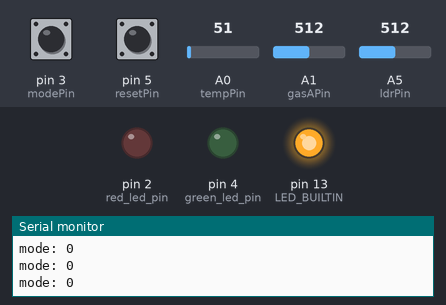
The sketch below on a simulated Arduino Uno, built with avr-gcc and run on an emulated ATmega328P. On the bench: output pins drawn as LEDs (lit = HIGH), the last lines printed to the serial monitor. Inputs (shaded band) come from the test bench; at power-on: pin 3 (modePin) LOW, pin 5 (resetPin) LOW, A0 (tempPin) = 51, A1 (gasAPin) = 512, A5 (ldrPin) = 512.

Above: at 4.8 s.
4.9 s: pin 3 (modePin) pulled HIGH for 2.35 s
At 7.7 s:
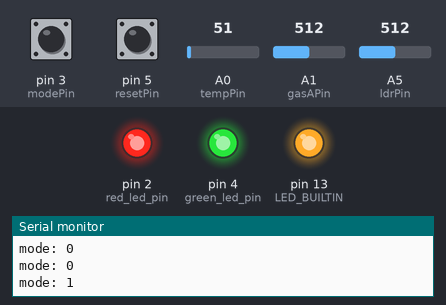
8.7 s: pin 3 (modePin) pulled HIGH for 2.35 s
Timing chart, 0 to 11.7 s (numbered marks = the images above; inputs shaded):
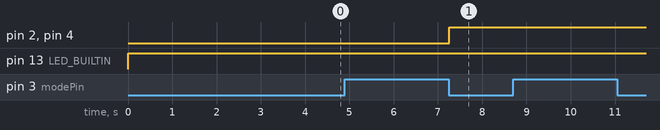

Measured:
- after the input at 4.9 s, pin 2 (red_led_pin), pin 4 (green_led_pin): LOW → HIGH after 2.4 s

The sketch:

delete_me2.ino
```cpp
int  red_led_pin  =2;
int green_led_pin  =4;
int tempPin =A0 ;
int gasAPin =A1;
int echo =6;
int trigger =7;
int ldrPin  =A5;
int modePin  =3;
int resetPin  =5;
int mode =0;
float temp = 0.0;
float smoke = 0.0;
float distance =0.0;

void setup() {
  pinMode(red_led_pin, OUTPUT);
  pinMode(green_led_pin, OUTPUT);
  pinMode(trigger, OUTPUT);
  pinMode(echo, INPUT);
  pinMode(LED_BUILTIN, OUTPUT);
  pinMode(modePin,INPUT);
  pinMode(tempPin, INPUT);


  Serial.begin(9600);
}

void loop() {


  while (mode_button() == 1 )
  {
    mode +=1;
    if (mode == 4)
    {
      mode = 0;
    }
  }

  Serial.print("mode: ");Serial.println(mode);


    if (mode == 1)
    {
      digitalWrite(green_led_pin,HIGH);
      if ((temperture() >= 50 && digitalRead(resetPin)!= 1) || (digitalRead(resetPin)!= 1 && gasLevel() > 500))
      {
        // turn the buzzer on
        digitalWrite(red_led_pin,HIGH);
        delay(500);

      }

      Serial.print("temperture  ");
      Serial.print(temperture());
      Serial.println(" C");
      Serial.print("smoke  ");
      Serial.println(gasLevel());
      delay(1000);

    }
    else if (mode == 2)
    {
      distance = 0.01723 * howFar();
      Serial.print("distance  ");Serial.println(distance);
      if (distance <= 80 && distance > 50)
      {
        digitalWrite(red_led_pin,HIGH);
        delay(500);
        digitalWrite(red_led_pin,LOW);
        delay(500);

      }
      else if   (distance  <= 50 && distance  > 20)
      {
        digitalWrite(red_led_pin,HIGH);
        delay(250);
        digitalWrite(red_led_pin,LOW);
        delay(250);

      }
      else if (distance <= 20 )
      {
        digitalWrite(red_led_pin,HIGH);
        delay(50);
        digitalWrite(red_led_pin,LOW);
        delay(50);

      }

    }
    else if (mode == 3 )
    {
      Serial.print("room light ");
      Serial.println(lightValue());

    }
    else
    {

      digitalWrite(green_led_pin,LOW);
      digitalWrite(red_led_pin,LOW);
      digitalWrite(LED_BUILTIN, HIGH);
      delay(1000);

    }


  delay(1000);

}

float temperture()
{
  temp = analogRead(tempPin);
  temp = temp /1024.0;
  temp = temp*5000;
  temp = temp/10;
  return temp;
}

int mode_button()
{
  return digitalRead(modePin);
}

int reset_button()
{
  return digitalRead(resetPin);
}

float gasLevel()
{
  return analogRead(gasAPin);
}

float howFar()
{
  digitalWrite(trigger, LOW);
  delayMicroseconds(2);
  digitalWrite(trigger,HIGH);
  delayMicroseconds(10);
  digitalWrite(trigger,LOW);
  return pulseIn(echo,HIGH);
}

float lightValue()
{
  return analogRead(ldrPin);
}
```
